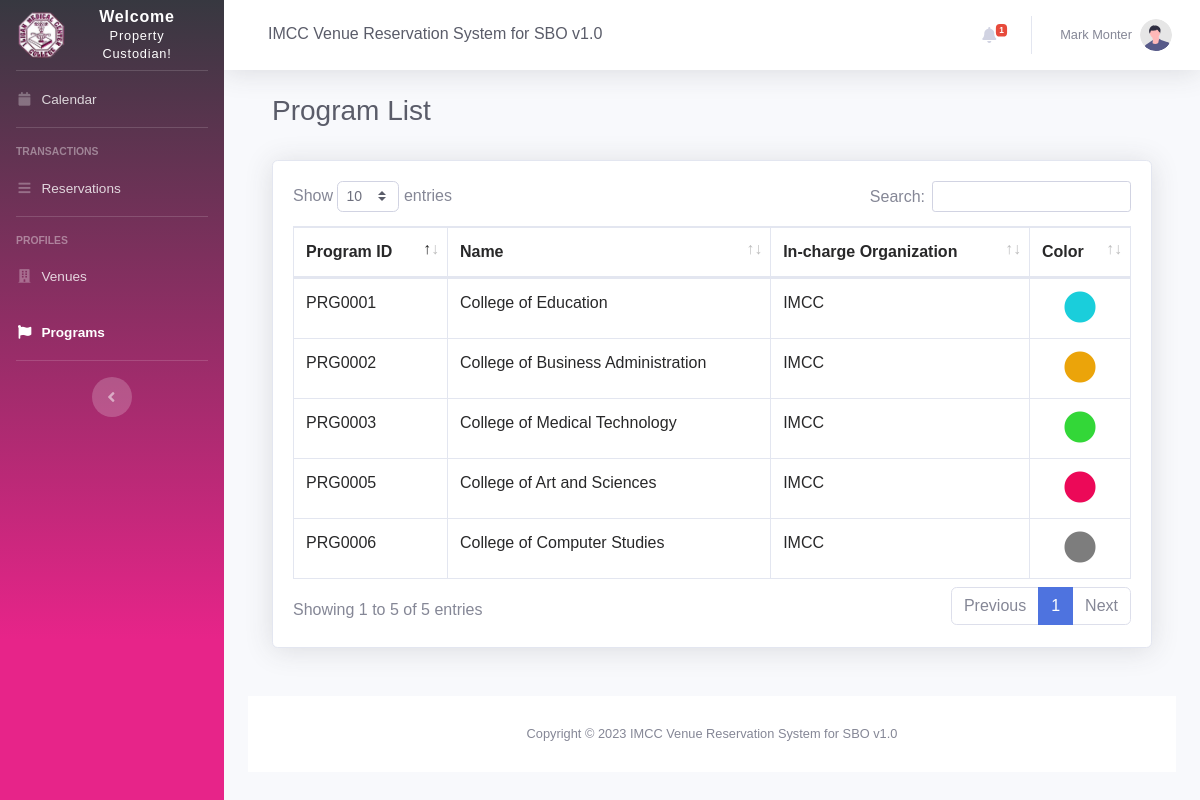
The app's page /programs.php (signed in) with its own data.
### tables this page shows
CREATE TABLE `program` (
  `id` int(11) NOT NULL,
  `programID` varchar(15) DEFAULT NULL,
  `name` varchar(255) DEFAULT NULL,
  `color` varchar(15) DEFAULT NULL,
  `incharge_organization` varchar(255) DEFAULT NULL,
  `dateAdded` datetime NOT NULL DEFAULT current_timestamp(),
  `dateUpdated` datetime DEFAULT NULL
);

### programs.php (the view, shortened to what this page needs)
<?php
include 'settings/system.php';
include 'settings/header.php';
include "settings/sidebar.php";
include 'settings/topbar.php';
?>
<div class="container-fluid">
    <div class="d-sm-flex align-items-center justify-content-between mb-4">
        <div class="container-fluid">
            <div class="d-sm-flex align-items-center justify-content-between mb-4">
                <h1 class="h3 mb-2 text-gray-800">Program List</h1>
            </div>
            <div class="card shadow mb-4">
                <div class="card-body">
                    <div class="table-responsive">
                        <table class="table table-bordered table-hovered" id="dataTable" width="100%" cellspacing="0">
                            <thead>
                                <tr>
                                    <th>Program ID</th>
                                    <th>Name</th>
                                    <th>In-charge Organization</th>
                                    <th>Color</th>
                                </tr>
                            </thead>
                            <tbody>
                                <?php
                                $donor = $db->query("SELECT * FROM `program` ORDER BY name ASC");
                                $row_donor = $donor->fetchAll(PDO::FETCH_OBJ);
                                foreach ($row_donor as $row) {
                                ?>
                                    <tr>
                                        <td><?php echo ($_SESSION['position'] === 'DSA') ? '<a href="program_edit.php?id=' . $row->id . '">' . $row->programID . '</a>' : $row->programID; ?></td>
                                        <td><?= $row->name; ?></td>
                                        <td><?= $row->incharge_organization; ?></td>
                                        <td align="center"><i class="fas fa-circle" style="font-size:2rem;color:<?= $row->color; ?>"></i></td>
                                    </tr>
                                <?php } ?>
                            </tbody>
                        </table>
                    </div>
                </div>
            </div>
        </div>
    </div>
    <?php include 'settings/footer.php'; ?>

### settings/header.php (shortened to what this page needs)
<!DOCTYPE html>
<html lang="en">
<head>
    <link href="vendor/fontawesome-free/css/all.min.css" rel="stylesheet" type="text/css">
    <link href="css/sb-admin-2.min.css" rel="stylesheet">
    <link href="vendor/datatables/dataTables.bootstrap4.min.css" rel="stylesheet">
    <link rel="stylesheet" href="vendor/3b-calendar.css">
</head>

### settings/sidebar.php (shortened to what this page needs)
<body id="page-top">
    <div id="wrapper">
        <ul class="navbar-nav bg-gradient-imcc sidebar sidebar-dark accordion" id="accordionSidebar">
            <a class="sidebar-brand d-flex align-items-center justify-content-center" href="calendar.php">
                <div class="sidebar-brand-icon ">
                    <img class="fas" src="./img/imcc.png" style="width:50px;height:50px;"></img>
                </div>
                <div class="sidebar-brand-text mx-3">Welcome <br /><small><?php
                                                                            if ($_SESSION['position'] == 'STO') {
                                                                                echo 'Student Officer!';
                                                                            } elseif ($_SESSION['position'] == 'DSA') {
                                                                                echo 'Department of Student Affairs!';
                                                                            } else {
                                                                                echo 'Property Custodian!';
                                                                            }
                                                                            ?></small></div>
            </a>
            <hr class="sidebar-divider my-0">
            <?php
            $curPageName = substr($_SERVER["SCRIPT_NAME"], strrpos($_SERVER["SCRIPT_NAME"], "/") + 1);
            if ($curPageName == 'programs.php' || $curPageName == 'program_add.php' || $curPageName == 'program_edit.php')  $program = 'active';
            ?>
            <li class="nav-item <?= $calendar; ?>">
                <a class="nav-link" href="calendar.php">
                    <i class="fas fa-fw fa-calendar"></i>
                    <span>Calendar</span></a>
            </li>
            <hr class="sidebar-divider">
            <div class="sidebar-heading">
                Transactions
            </div>
            <?php
            if ($_SESSION['position'] == 'STO') { ?>
                <li class="nav-item <?= $reservation; ?>">
                    <a class="nav-link" href="reservation_list.php">
                        <i class="fas fa-fw fa-bars"></i>
                        <span>Reservations</span></a>
                </li>
                <li class="nav-item <?= $reservation; ?>">
                    <a class="nav-link" href="add_reservation.php">
                        <i class="fas fa-fw fa-bars"></i>
                        <span>Create Reservation</span></a>
                </li>
            <?php
            } else if($_SESSION['position'] == 'PTC') {
            ?>
                <li class="nav-item <?= $reservation; ?>">
                    <a class="nav-link" href="reservation_list.php">
                        <i class="fas fa-fw fa-bars"></i>
                        <span>Reservations</span></a>
                </li>
            <?php
            }
            ?>
            <hr class="sidebar-divider">
            <div class="sidebar-heading">
                Profiles
            </div>
            <li class="nav-item <?= $venue; ?>">
                <a class="nav-link" href="venues.php">
                    <i class="fas fa-fw fa-building"></i>
                    <span>Venues</span></a>
            </li>
            <li class="nav-item <?= $program; ?>">
                <a class="nav-link" href="programs.php">
                    <i class="fas fa-fw fa-flag"></i>
                    <span>Programs</span></a>
            </li>
            <hr class="sidebar-divider d-none d-md-block">
            <div class="text-center d-none d-md-inline">
                <button class="rounded-circle border-0" id="sidebarToggle"></button>
            </div>
        </ul>

### settings/topbar.php (shortened to what this page needs)
<div id="content-wrapper" class="d-flex flex-column">
    <div id="content">
        <nav class="navbar navbar-expand navbar-light bg-white topbar mb-4 static-top shadow">
            <div class="d-none d-sm-inline-block form-inline mr-auto ml-md-3 my-2 my-md-0 mw-100 navbar-search">
                <div class="input-group">
                    <h5 class="form-control  border-0 text-gray-800"><?= NAME_; ?></h5>
                </div>
            </div>
            <ul class="navbar-nav ml-auto">
                <?php
                    $currentUserID = $_SESSION["id"];
                    $currentUserType = $_SESSION["position"];
                    $getNotif = $db->query("SELECT * FROM notifications
                                            WHERE (recipient = '$currentUserID' OR notifyToAllUserType = '$currentUserType')  ORDER BY id DESC");
                    $fetchNotifications = $getNotif->fetchAll(PDO::FETCH_OBJ);
                    $notificationCount = 0;
                    foreach ($fetchNotifications as $data)
                    {
                        if($data->isRead == 0){
                            $notificationCount++;
                        }
                    }
                ?>
                <li class="nav-item dropdown no-arrow mx-1">
                    <a class="nav-link dropdown-toggle" href="#" id="alertsDropdown" role="button" data-toggle="dropdown" aria-haspopup="true" aria-expanded="false">
                        <i class="fas fa-bell fa-fw"> </i>
                        <span class="badge badge-danger badge-counter" style="<?php echo (($notificationCount == 0) ? "visibility: hidden;": "visibility: visible;")?>"><?php echo $notificationCount; ?></span>
                    </a>
                </li>
                <li class="nav-item dropdown no-arrow">
                    <a class="nav-link dropdown-toggle" href="#" id="userDropdown" role="button" data-toggle="dropdown" aria-haspopup="true" aria-expanded="false">
                        <span class="mr-2 d-none d-lg-inline text-gray-600 small"><?= $_SESSION['name']; ?></span>
                        <img class="img-profile rounded-circle" src="img/undraw_profile.svg">
                    </a>
                </li>
            </ul>
        </nav>

### settings/footer.php (shortened to what this page needs)
<footer class="sticky-footer bg-white">
    <div class="container my-auto">
        <div class="copyright text-center my-auto">
            <span>Copyright &copy; 2023 <?= NAME_; ?> </span>
        </div>
    </div>
</footer>
</body>
</html>

### records on screen
program: programID "PRG0005", name "College of Art and Sciences", incharge_organization "IMCC"
program: programID "PRG0002", name "College of Business Administration", incharge_organization "IMCC"
program: programID "PRG0006", name "College of Computer Studies", incharge_organization "IMCC"
program: programID "PRG0001", name "College of Education", incharge_organization "IMCC"
program: programID "PRG0003", name "College of Medical Technology", incharge_organization "IMCC"

### other values on screen
NAME_ "IMCC Venue Reservation System for SBO v1.0"
$notificationCount "1"
$_SESSION['name'] "Mark Monter"
